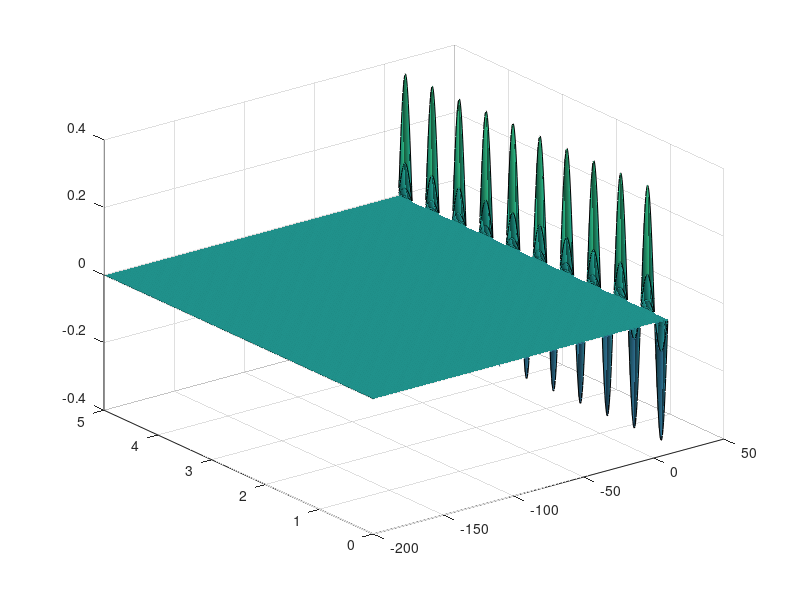

Source code (MATLAB):
x=-200:.1:10;
y=0:.01:5;
[X, Y]=meshgrid(x, y);
uxy=zeros(size(X));
for n=20
    cn= -9.816620040779556e-56;
    uxy=uxy+cn*exp(n*pi*X/5).*sin(n*pi*Y/5);
end
surf(X, Y, uxy)